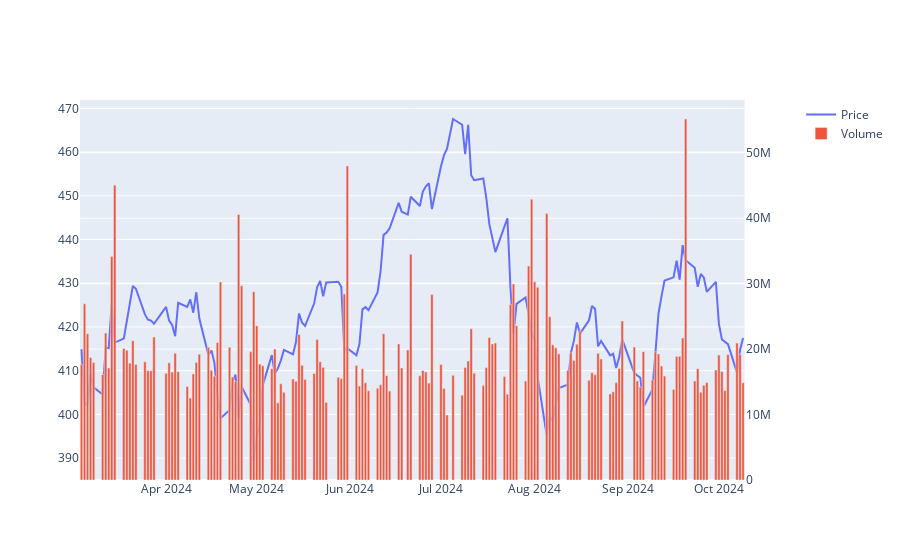

Write notebook code for a chart like this one.
### Code cell
fig2 = make_subplots(specs=[[{"secondary_y": True}]])
fig2.add_trace(go.Scatter(x=data.index, y=data['Close'], name='Price'), secondary_y=False)
fig2.add_trace(go.Bar(x=data.index, y=data['Volume'], name='Volume'), secondary_y=True)
fig2.show()

### Figure 1 — Plotly figure (JSON) as saved in the notebook; plotly's stock layout.template omitted (floating-point values rounded to 4 significant figures; data arrays with more than 128 entries replaced by an {"elided": "..."} marker saying what was removed)
{"data": [{"name": "Price", "type": "scatter", "x": {"elided": "153 str values"}, "xaxis": "x", "y": {"elided": "153 float values"}, "yaxis": "y"}, {"name": "Volume", "type": "bar", "x": {"elided": "153 str values"}, "xaxis": "x", "y": {"elided": "153 int values"}, "yaxis": "y2"}], "layout": {"autosize": true, "xaxis": {"anchor": "y", "autorange": true, "domain": [0, 0.94], "range": ["2024-03-03 12:00", "2024-10-09 12:00"], "type": "date"}, "yaxis": {"anchor": "x", "autorange": true, "domain": [0, 1], "range": [385.0, 471.9], "type": "linear"}, "yaxis2": {"anchor": "x", "autorange": true, "overlaying": "y", "range": [0, 58070000.0], "side": "right", "type": "linear"}}}
